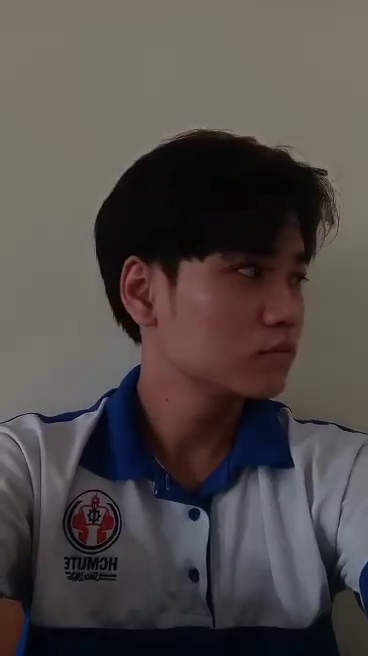
#> input picture frame 29 of Nhan_dien_khuon_mat/video/MinhQuan01.mp4, 368 x 656 px, given in place of BanDung01.mp4, which was not available
$ python GetImageFromVideo.py
#> lines starting #> are read from the running program, lines starting #| are printed output that depends on the picture; pictures that were not available may be replaced by others from this repository, and a replacement may not be noted
import cv2
import time

def main():
    cap = cv2.VideoCapture('./video/BanDung01.mp4')
    # Resolution 640*480
    time.sleep(1)
    if cap is None or not cap.isOpened():
        print('Khong the mo file video')
        return
    cv2.namedWindow('Image', cv2.WINDOW_AUTOSIZE);
    n = 1
    dem = 200
    while True:
        [success, img] = cap.read()
#> img is the input picture: shape (656, 368, 3); mean B, G, R 72.7, 73.9, 80.2
        ch = cv2.waitKey(30)
#> (key Esc is pressed here)
        if success:
            #img = cv2.rotate(img, cv2.ROTATE_90_CLOCKWISE)
            imgROI = img[40:(40+480),:] # Tao ra anh 480x480
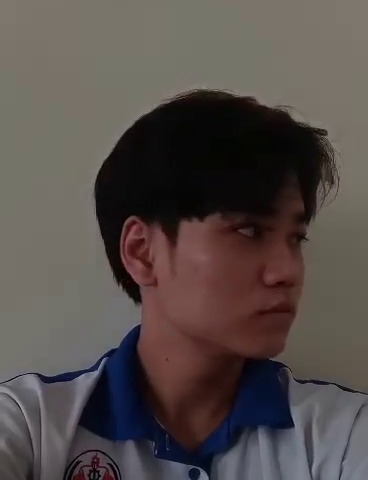
#> imgROI: shape (480, 368, 3); mean B, G, R 74, 76.6, 84.8

            imgROI = cv2.resize(imgROI,(250,250))
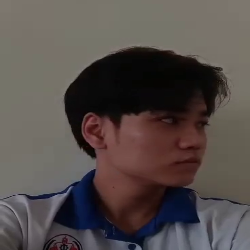
#> imgROI: shape (250, 250, 3); mean B, G, R 74, 76.5, 84.7
            cv2.imshow('Image', imgROI)
        else:
            break
        if n%4 == 0:
            filename = './image/BanDung/BanDung_%04d.bmp'%(dem)
            cv2.imwrite(filename,imgROI)
            dem = dem + 1
        n = n + 1
    return

if __name__ == "__main__":
    main()

$ run again, starting later in the video
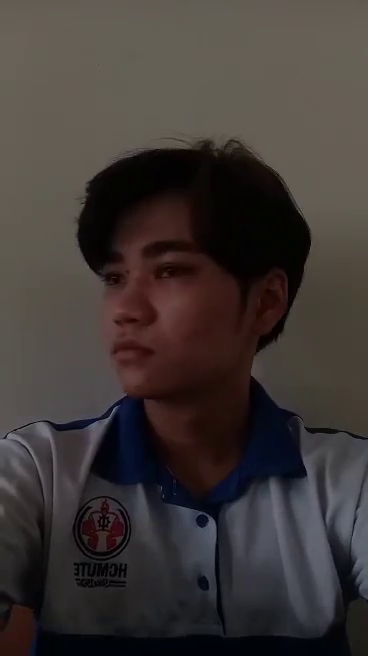
#> input picture frame 134 of Nhan_dien_khuon_mat/video/MinhQuan01.mp4, 368 x 656 px, given in place of BanDung01.mp4, which was not available
#> in main, img is the input picture: shape (656, 368, 3); mean B, G, R 54.2, 56, 62.6
#> in main, `imgROI = img[40:(40+480),:]`:
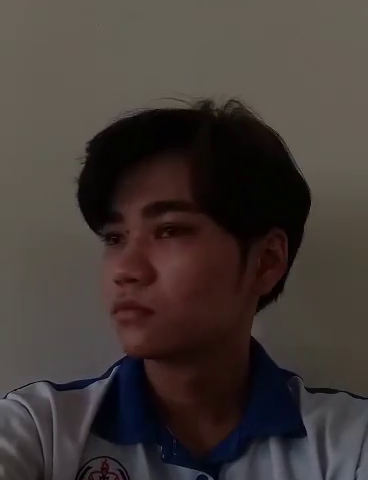
#> imgROI: shape (480, 368, 3); mean B, G, R 54.9, 58, 66.3
#> in main, `imgROI = cv2.resize(imgROI,(250,250))`:
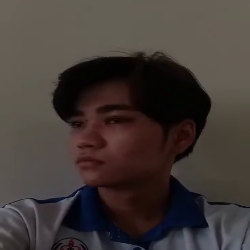
#> imgROI: shape (250, 250, 3); mean B, G, R 54.8, 57.9, 66.2

$ run again, starting later in the video
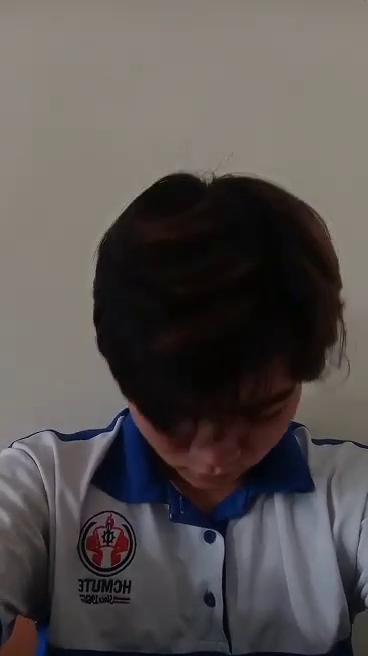
#> input picture frame 239 of Nhan_dien_khuon_mat/video/MinhQuan01.mp4, 368 x 656 px, given in place of BanDung01.mp4, which was not available
#> in main, img is the input picture: shape (656, 368, 3); mean B, G, R 80.1, 81.2, 86.2
#> in main, `imgROI = img[40:(40+480),:]`:
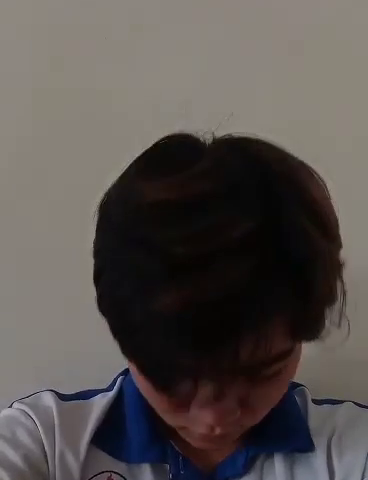
#> imgROI: shape (480, 368, 3); mean B, G, R 78.5, 81.1, 86.8
#> in main, `imgROI = cv2.resize(imgROI,(250,250))`:
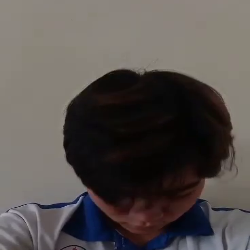
#> imgROI: shape (250, 250, 3); mean B, G, R 78.5, 81.1, 86.8
